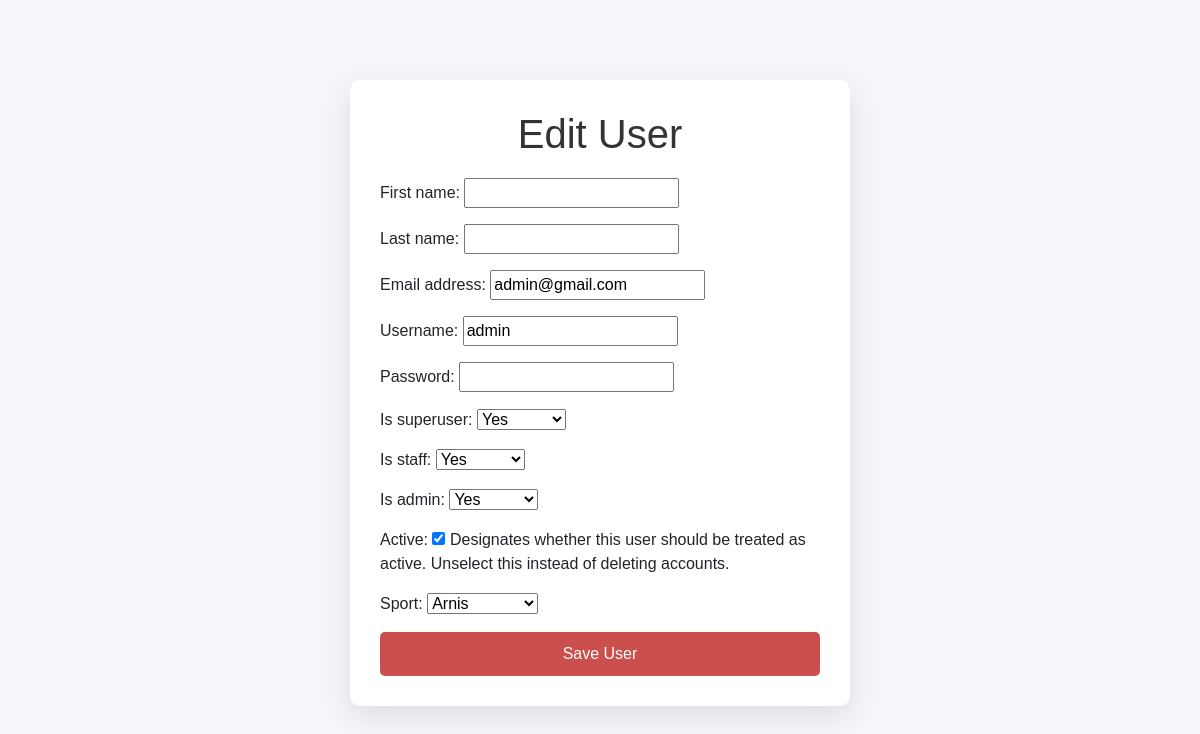
Screenshot of /admin_users/edit/1/ (signed in) with the database file from the repository.
### myapp/models.py (models this page shows, shortened)
class CustomUser(AbstractUser):
    SPORT_CHOICES = [
        ('arnis', 'Arnis'),
        ('volleyball', 'Volleyball'),
        ('table_tennis', 'Table Tennis'),
    ]
    userID = models.AutoField(primary_key=True)
    username = models.CharField(max_length=255, unique=True)
    password = models.CharField(max_length=255)  # This field will store hashed passwords
    sport = models.CharField(max_length=20, choices=SPORT_CHOICES, blank=True, null=True)
    is_superuser = models.BooleanField(blank=True, null=True)
    is_admin = models.BooleanField(blank=True, null=True)
    is_staff = models.BooleanField(blank=True, null=True)
    groups = models.ManyToManyField(
        Group,
        blank=True,
        related_name='customuser_set',
        verbose_name='groups'
    )
    user_permissions = models.ManyToManyField(
        Permission,
        blank=True,
        related_name='customuser_set',
        verbose_name='user permissions'
    )

### myapp/views.py (the view)
    @login_required(login_url='/admin_login')  # Specify admin_login URL
    def _wrapped_view(request, *args, **kwargs):
        if request.user.is_admin:  # Check if the user is an admin
            return view_func(request, *args, **kwargs)
        else:
            messages.error(request, "You are not authorized to access the admin area.")
            return redirect('myapp:admin_login')  # Redirect non-admin users to the admin login page

### myapp/forms.py
class CustomUserForm(forms.ModelForm):
    password = forms.CharField(widget=forms.PasswordInput, required=True)  # Password field
    sport = forms.ChoiceField(choices=SPORT_CHOICES, required=True)  # Sport field
    class Meta:
        model = CustomUser
        fields = ['first_name', 'last_name', 'email', 'username', 'password',
                  'is_superuser', 'is_staff', 'is_admin', 'is_active']

### myapp/views.py (called while the page is built)
def admin_required(view_func):
    @login_required(login_url='/admin_login')  # Specify admin_login URL
    def _wrapped_view(request, *args, **kwargs):
        if request.user.is_admin:  # Check if the user is an admin
            return view_func(request, *args, **kwargs)
        else:
            messages.error(request, "You are not authorized to access the admin area.")
            return redirect('myapp:admin_login')  # Redirect non-admin users to the admin login page
    return _wrapped_view

@admin_required
def admin_edit_user_view(request, user_id):
    user = get_object_or_404(CustomUser, userID=user_id)
    if request.method == 'POST':
        form = CustomUserForm(request.POST, instance=user)
        if form.is_valid():
            user = form.save(commit=False)
            user.password = make_password(form.cleaned_data['password'])
            user.save()
            messages.success(request, f'User {user.username} updated successfully.')
            return redirect('myapp:admin_users')
    else:
        form = CustomUserForm(instance=user)
    context = {'form': form, 'user': user}
    return render(request, 'admin/admin_user_edit.html', context)

### myapp/templates/admin/admin_user_edit.html (shortened to what this page needs)
<!DOCTYPE html>
<html lang="en">
<head>
    <link href="https://cdn.jsdelivr.net/npm/bootstrap@5.3.1/dist/css/bootstrap.min.css" rel="stylesheet">
</head>
<body>
<div class="container">
    <div class="form-container">
        <h1>Edit User</h1>
        <form method="POST">
            <div class="mb-3">
                {{ form.as_p }}
            </div>
            <button type="submit" class="btn btn-custom">Save User</button>
        </form>
    </div>
</div>
</body>
</html>

### myapp/templates/admin/admin_user_edit.html (style rules this page uses)
body { background-color: #f4f6f9; font-family: 'Arial', sans-serif; }
.form-container { max-width: 500px; margin: 80px auto; padding: 30px; background-color: #ffffff; border-radius: 10px; box-shadow: 0 10px 30px rgba(0, 0, 0, 0.1); }
h1 { margin-bottom: 20px; text-align: center; color: #333; }
.btn-custom { background-color: #ca4f4d; color: white; border: none; padding: 10px; font-size: 16px; border-radius: 5px; width: 100%; transition: background-color 0.3s; }

### rows the page displays
CustomUser: email "admin@gmail.com", username "admin", is_superuser "Yes", is_staff "Yes", is_admin "Yes", is_active "☑", sport "Arnis"
